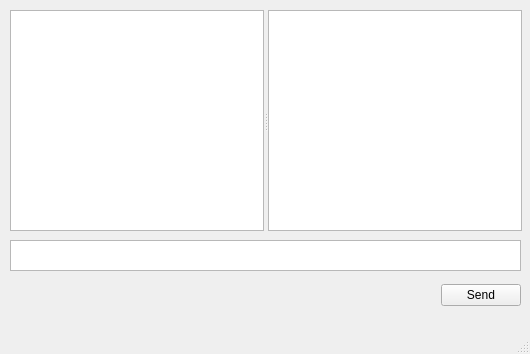
<?xml version="1.0" encoding="UTF-8"?>
<ui version="4.0">
 <class>MainWindow</class>
 <widget class="QMainWindow" name="MainWindow">
  <property name="geometry">
   <rect>
    <x>0</x>
    <y>0</y>
    <width>530</width>
    <height>354</height>
   </rect>
  </property>
  <property name="maximumSize">
   <size>
    <width>530</width>
    <height>354</height>
   </size>
  </property>
  <property name="windowTitle">
   <string>MainWindow</string>
  </property>
  <property name="autoFillBackground">
   <bool>false</bool>
  </property>
  <widget class="QWidget" name="centralwidget">
   <widget class="QTextEdit" name="textInput">
    <property name="geometry">
     <rect>
      <x>10</x>
      <y>240</y>
      <width>511</width>
      <height>31</height>
     </rect>
    </property>
    <property name="baseSize">
     <size>
      <width>0</width>
      <height>20</height>
     </size>
    </property>
   </widget>
   <widget class="QWidget" name="horizontalLayoutWidget">
    <property name="geometry">
     <rect>
      <x>10</x>
      <y>270</y>
      <width>511</width>
      <height>51</height>
     </rect>
    </property>
    <layout class="QHBoxLayout" name="horizontalLayout">
     <item>
      <spacer name="horizontalSpacer">
       <property name="orientation">
        <enum>Qt::Horizontal</enum>
       </property>
       <property name="sizeHint" stdset="0">
        <size>
         <width>40</width>
         <height>20</height>
        </size>
       </property>
      </spacer>
     </item>
     <item>
      <widget class="QPushButton" name="btnSend">
       <property name="text">
        <string>Send</string>
       </property>
      </widget>
     </item>
    </layout>
   </widget>
   <widget class="QSplitter" name="splitter">
    <property name="geometry">
     <rect>
      <x>10</x>
      <y>10</y>
      <width>512</width>
      <height>221</height>
     </rect>
    </property>
    <property name="orientation">
     <enum>Qt::Horizontal</enum>
    </property>
    <widget class="QTextEdit" name="textOutput"/>
    <widget class="QListWidget" name="listHosts"/>
   </widget>
   <zorder>splitter</zorder>
   <zorder>textInput</zorder>
   <zorder>horizontalLayoutWidget</zorder>
  </widget>
  <widget class="QMenuBar" name="menubar">
   <property name="geometry">
    <rect>
     <x>0</x>
     <y>0</y>
     <width>530</width>
     <height>23</height>
    </rect>
   </property>
  </widget>
  <widget class="QStatusBar" name="statusbar"/>
 </widget>
 <tabstops>
  <tabstop>textInput</tabstop>
  <tabstop>listHosts</tabstop>
  <tabstop>textOutput</tabstop>
 </tabstops>
 <resources/>
 <connections/>
 <slots>
  <signal>sendMsg()</signal>
 </slots>
</ui>
